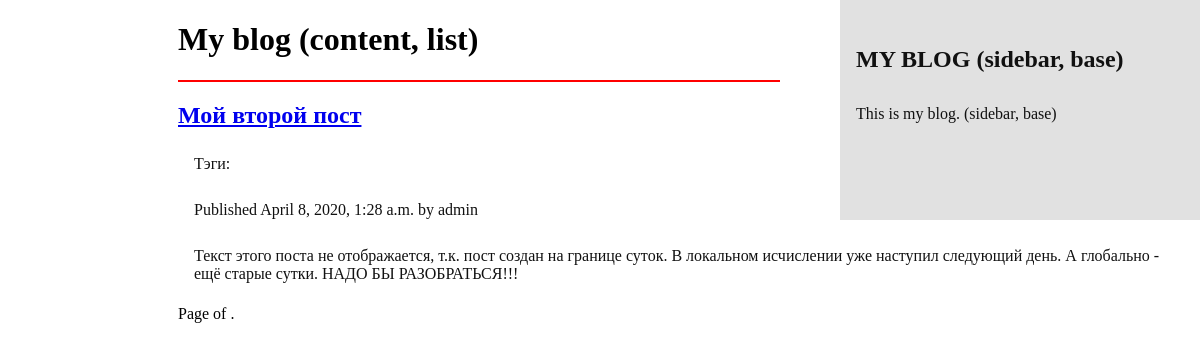
Before: /?page=2 with the older database file.
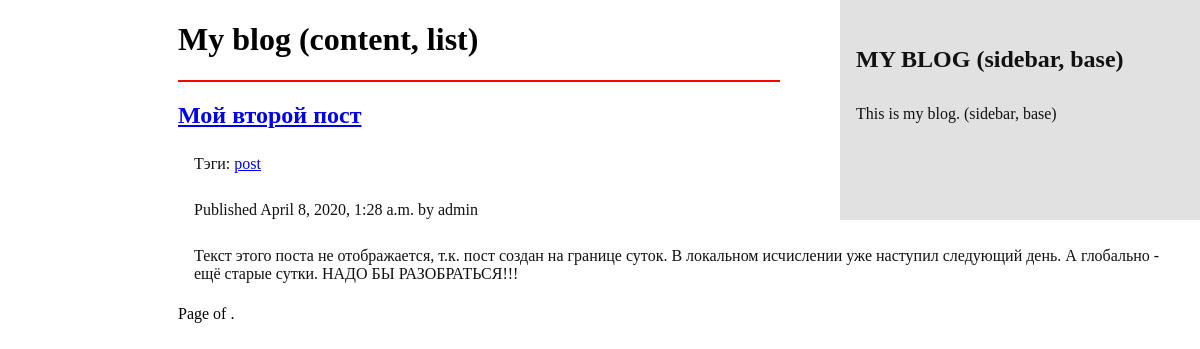
After: the same page with the newer database file.
### blog/models.py (models this page shows, shortened)
class Post(models.Model):
    STATUS_CHOICES = (
        ('draft', 'Draft'),
        ('published', 'Published'),
    )
    title = models.CharField(max_length=250)
    slug = models.CharField(max_length=250, unique_for_date='publish')
    author = models.ForeignKey(User, on_delete=models.DO_NOTHING, related_name='blog_posts')
    body = models.TextField()
    publish = models.DateTimeField(default=timezone.now)
    created = models.DateTimeField(auto_now_add=True)
    updated = models.DateTimeField(auto_now=True)
    status = models.CharField(max_length=10, choices=STATUS_CHOICES, default='draft')
    tags = TaggableManager()
    def get_absolute_url(self):
        return reverse('blog:post_detail',
                       args=(self.publish.year,
                             self.publish.strftime('%m'),
                             self.publish.strftime('%d'),
                             self.slug,
                             ))
    class Meta:
        ordering = ('-publish',)

### blog/views.py (the view)
# urls.py: path('',              views.post_list, name='post_list'),         # Вариант на "общих" представлениях (views)
def post_list(request, tag_slug=None):
    object_list = Post.objects.filter(status='published')
    tag = None
    if tag_slug:
        tag = get_object_or_404(Tag, slug=tag_slug)
        object_list = object_list.filter(tags__in=[tag])
    paginator = Paginator(object_list, 3)               # 3 поста на странице
    page = request.GET.get('page')
    try:
        posts = paginator.page(page)
    except PageNotAnInteger:
        posts = paginator.page(1)
    except EmptyPage:
        posts = paginator.page(paginator.num_pages)
    return render(request,
                  'blog/post/list.html',
                  {'page': page,
                   'posts': posts,
                   'tag': tag,
                   })

### templates/blog/post/list.html (shortened to what this page needs)
{% extends "blog/base.html" %}
{% block content %}
    <h1>My blog (content, list)</h1>
    <hr align="left">
    {% for post in posts %}
        <h2>
            <a href="{{ post.get_absolute_url }}">{{ post.title }}</a>
        </h2>
        <p class="tags">
            Тэги:
            {% for tag in post.tags.all %}
                <a href="{% url "blog:post_list_by_tag" tag.slug %}">
                    {{ tag.name }}
                </a>
            {% endfor %}
        </p>
        <p class="date">
            Published {{ post.publish }} by {{ post.author }}
        </p>
        {{ post.body|truncatewords:30|linebreaks }}
    {% endfor %}
    {% include "pagination.html" with page=page_obj %}
{% endblock %}

Changed rows visible on the page:
added Tag: name "post"
